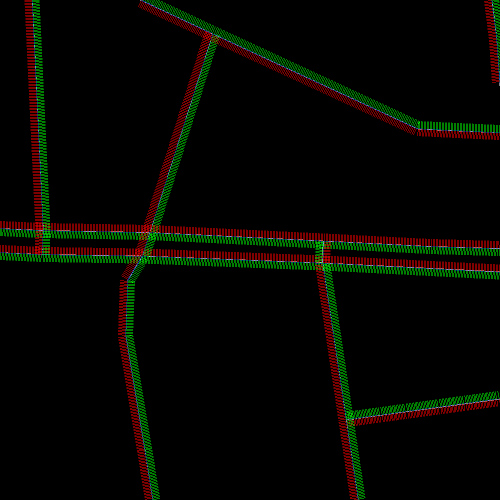
#> input picture Methodes_Algorithmiques/perpendicular_Method_realOrtho/results/normals_axe_1352000_7222400_1352200_7222600.png, 1000 x 1000 px (shown at 1/2 size); its folder holds only this picture in this run
$ python draw_normals2.py -path results/normals_axe_1352000_7222400_1352200_7222600.png
#> lines starting #> are read from the running program, lines starting #| are printed output that depends on the picture
### Methodes_Algorithmiques/perpendicular_Method_realOrtho/utils_forOrtho.py
import cv2
import numpy as np
from skimage import morphology
import math
import os

# [123 lines left out: functions display_image, resize_image, resize_image_v2, display_images_in_one_window, scale_image, skeletonize_image and 2 more, not called in this run]

def distance(p1, p2):
    return math.sqrt((p1[0] - p2[0]) ** 2 + (p1[1] - p2[1]) ** 2)


# [10 lines left out: function overlay_mask, not called in this run]

########################## Fonctions pour l'orthophotographie ##########################

def get_min_max(file):
    base_name = os.path.splitext(os.path.basename(file))[0]  # Récupère le nom de fichier sans extension
    dims_string = base_name.split("_")[1:]  # On suppose que le nom de fichier contient "minX_minY_maxX_maxY"
    if len(dims_string) != 4:
        raise ValueError("Le nom du fichier ne contient pas les dimensions attendues au format 'minX_minY_maxX_maxY'.")
    pic_min_x, pic_min_y, pic_max_x, pic_max_y = map(float, dims_string)
    return pic_min_x, pic_min_y, pic_max_x, pic_max_y

# [42 lines left out: function line_in_image, not called in this run]

#retourne une liste de routes qui sont dans l'image
import json
# [30 lines left out: functions load_filaires, project_on_image, not called in this run]

### Methodes_Algorithmiques/perpendicular_Method_realOrtho/draw_normals2.py
import cv2
import numpy as np
import sys
import argparse
import utils_forOrtho as utils
import math
import os
import json

if __name__ == "__main__":
    # Parse the arguments
    parser = argparse.ArgumentParser()
    parser.add_argument('-path', type=str)
    args = parser.parse_args()

    central_axis_path = str(args.path)
    central_axis = cv2.imread(central_axis_path, cv2.IMREAD_GRAYSCALE)
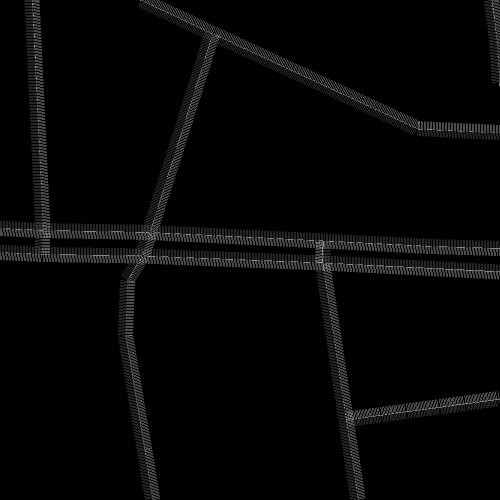
#> central_axis: shape (1000, 1000) (shown at 1/2 size); min 0, max 255, mean 6.1
#> (the run stopped early here; a loop or call above may not have finished)
